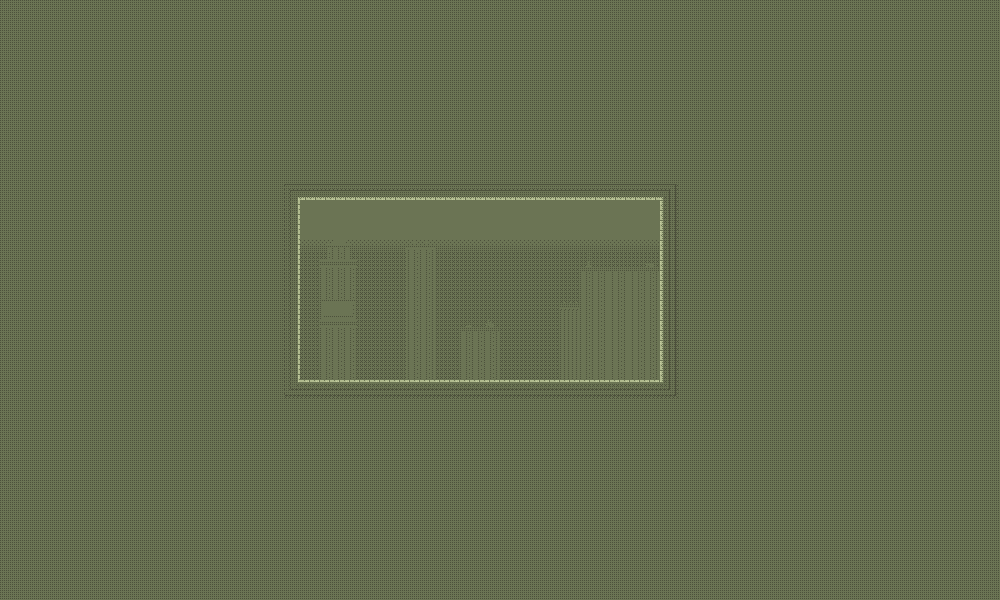

This is a level from a 2D game, rendered from its Tiled map with the project's own tilesets. A one-line summary and the map file follow, with tile-layer data summarised:
An orthogonal 50x30 tile map with 20x20 px tiles, 3 tile layers (bg, bg2, bg3).

<map version="1.0" orientation="orthogonal" width="50" height="30" tilewidth="20" tileheight="20">
 <tileset firstgid="1" name="bgtiles_newyork" tilewidth="20" tileheight="20">
  <image source="../../../../../SuperLemonadeFactory1989Content/Lemonade/bgtiles_newyork.png" width="500" height="500" />
 </tileset>
 <layer name="bg" width="50" height="30">
  <data>[1500 cells, 240 non-empty, 5 distinct tile ids]</data>
 </layer>
 <layer name="bg2" width="50" height="30">
  <data>[1500 cells, 96 non-empty, 36 distinct tile ids]</data>
 </layer>
 <layer name="bg3" width="50" height="30">
  <data>[1500 cells, 1339 non-empty, 14 distinct tile ids]</data>
 </layer>
</map>
